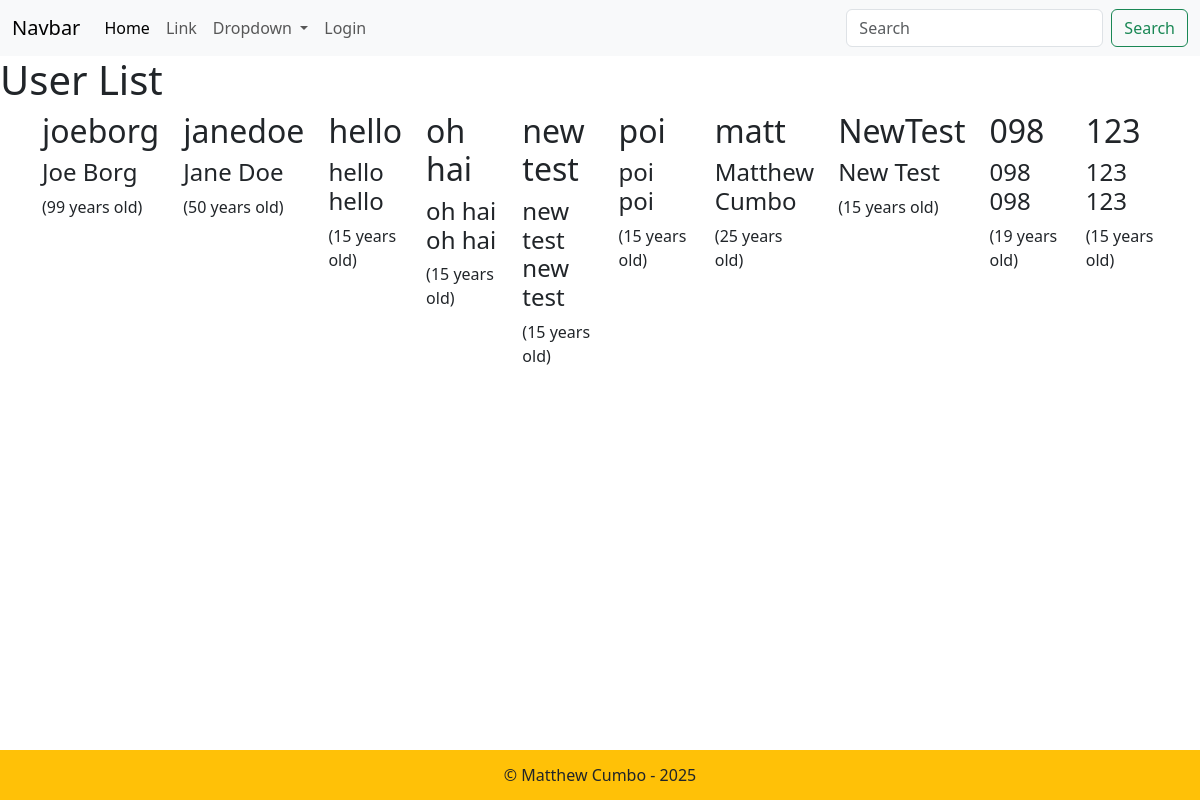
The page / on the database its author committed.
### tables this page shows
CREATE TABLE `users` (
  `id` int(11) NOT NULL,
  `username` varchar(100) NOT NULL,
  `password` varchar(500) NOT NULL,
  `name` varchar(250) DEFAULT NULL,
  `surname` varchar(250) DEFAULT NULL,
  `age` int(11) DEFAULT NULL,
  `nationality` varchar(250) DEFAULT NULL,
  `email` varchar(500) DEFAULT NULL,
  `imageId` int(11) DEFAULT NULL
);

### includes/functions.php (called while the page is built, shortened)
<?php
    function getUsers($conn){
        $sql = "SELECT * FROM users";
        $stmt = mysqli_stmt_init($conn);
        if(!mysqli_stmt_prepare($stmt,$sql)){
            echo "<p>We have an error - Could not load users.</p>";
            exit();
        }
        mysqli_stmt_execute($stmt);
        $result = mysqli_stmt_get_result($stmt);
        return $result;
    }
?>

### includes/users-inc.php (the view, shortened to what this page needs)
<?php
    require_once "dbh.php";
    require_once "functions.php";
    $result = getUsers($conn);
    while($row = mysqli_fetch_assoc($result)){
        $username = $row['username'];
        $name = $row['name'];
        $surname = $row['surname'];
        $age = $row['age'];
        echo "<div class='col'>";
        echo "<h2>{$username}</h2><h4>{$name} {$surname}</h4> <p>({$age} years old)</p>";
        echo "</div>";
    }
?>

### includes/header.php (shortened to what this page needs)
<!DOCTYPE html>
<html lang="en">
<head>
    <link href="https://cdn.jsdelivr.net/npm/bootstrap@5.3.8/dist/css/bootstrap.min.css" rel="stylesheet">
</head>
<body>
<nav class="navbar navbar-expand-lg bg-body-tertiary">
  <div class="container-fluid">
    <a class="navbar-brand" href="#">Navbar</a>
    <div class="collapse navbar-collapse" id="navbarSupportedContent">
      <ul class="navbar-nav me-auto mb-2 mb-lg-0">
        <li class="nav-item">
          <a class="nav-link active" aria-current="page" href="#">Home</a>
        </li>
        <li class="nav-item">
          <a class="nav-link" href="#">Link</a>
        </li>
        <li class="nav-item dropdown">
          <a class="nav-link dropdown-toggle" href="#" role="button" data-bs-toggle="dropdown" aria-expanded="false">
            Dropdown
          </a>
        </li>
        <?php if(isset($_SESSION["userId"])) { ?>
          <li class="nav-item">
            <a class="nav-link" href="includes/logout-inc.php">Logout</a>
          </li>
        <?php } else { ?>
          <li class="nav-item">
            <a class="nav-link" href="login.php">Login</a>
          </li>
        <?php } ?>
      </ul>
      <form class="d-flex" role="search">
        <input class="form-control me-2" type="search" placeholder="Search" aria-label="Search"/>
        <button class="btn btn-outline-success" type="submit">Search</button>
      </form>
    </div>
  </div>
</nav>

### index.php
<?php include "includes/header.php"; ?>
<h1>User List</h1>
<div class="container">
    <div class="row">
        <?php include "includes/users-inc.php"; ?>
    </div>
</div>
<?php include "includes/footer.php"; ?>

### includes/footer.php (shortened to what this page needs)
<div class="bg-warning d-flex justify-content-center fixed-bottom" style="height:50px;">
        <p class="h-100 m-0 d-flex align-items-center">&copy; Matthew Cumbo - 2025</p>
    </div>
</body>
</html>

### rows shown on the page
users: username "joeborg", name "Joe", surname "Borg", age "99"
users: username "janedoe", name "Jane", surname "Doe", age "50"
users: username "hello", name "hello", surname "hello", age "15"
users: username "oh hai", name "oh hai", surname "oh hai", age "15"
users: username "new test", name "new test", surname "new test", age "15"
users: username "poi", name "poi", surname "poi", age "15"
users: username "matt", name "Matthew", surname "Cumbo", age "25"
users: username "NewTest", name "New", surname "Test", age "15"
users: username "098", name "098", surname "098", age "19"
users: username "123", name "123", surname "123", age "15"
